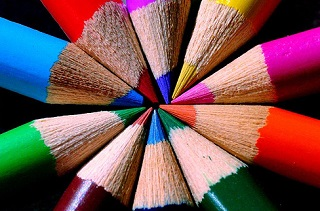
%> input picture assignment-1/pencil.jpg, 320 x 211 px
$ octave quantization.m   (GNU Octave 9; MATLAB toolbox functions it lacks are replaced by stand-ins)
%> lines starting %> are read from the running program, lines starting %| are printed output that depends on the picture; in (x1, y1, x2, y2) boxes, pixels count from 0 and x2, y2 are one past the last pixel; in counts of white or black regions, pixels touching at a corner belong together; the program's own positions count from 1
clc;
clear;
clear all;

img = imread('pencil.jpg');
%> img is the input picture: size 211x320x3 uint8; mean R, G, B 118.3, 82.8, 83.5
img = rgb2gray(img);
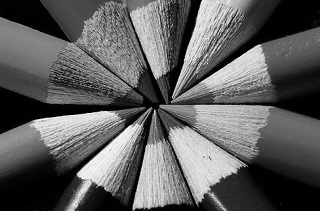
%> img: size 211x320 uint8; min 0, max 253, mean 93.5
bit = [5 8 2];
% output = zeros(size(img));

for i = 1:length(bit)
    d = 2^bit(i);
    fprintf('%d -> %d\n', i, d);
    z = round(img/d);
    output = z * d;
    figure;
    imshow(output);
    title(sprintf('%d', i));

end
%> this loop made 3 passes
%> pass 2, `z = round(img/d);`:
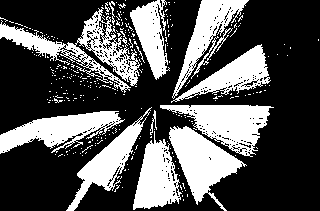
%> z: size 211x320 uint8; values 0 (black) and 1 (white), 33.1% white; 303 white regions (289 under 20 px), largest, box (x1, y1, x2, y2) and area: (0, 7, 140, 93) 3116, (169, 126, 247, 211) 2854, (160, 105, 274, 157) 2806
